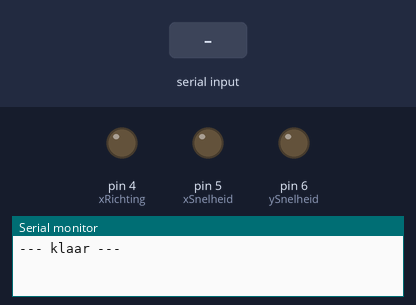
A sketch run on a simulated Arduino Uno, built with avr-gcc and run on an emulated ATmega328P. On the bench: output pins drawn as LEDs (lit = HIGH), the last lines printed to the serial monitor. Inputs (shaded band) come from the test bench.

Above: at 1.2 s.
1.3 s: "c" received over Serial
At 2.36 s:
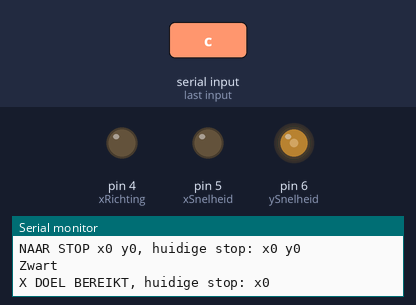
3.9 s: "l90\n" received over Serial
At 4.4 s:
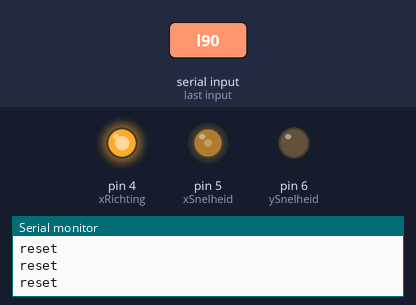
5.4 s: "r90\n" received over Serial
At 6.6 s:
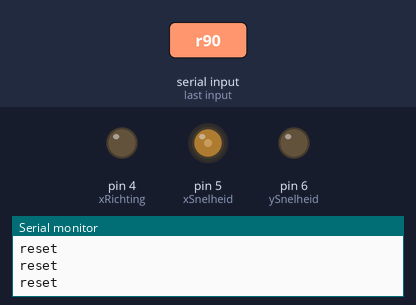
6.9 s: "u90\n" received over Serial
At 7.9 s:
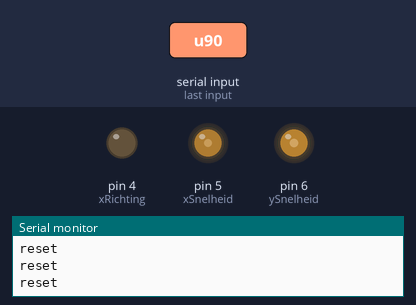
8.4 s: "d90\n" received over Serial
At 9.0 s:
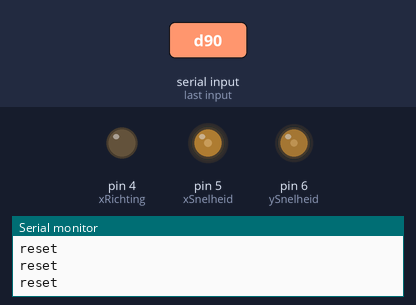
9.9 s: "l,45\n" received over Serial
At 11.4 s:
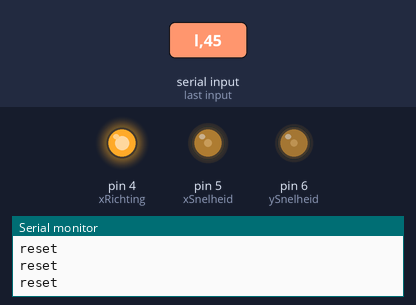
Timing chart, 0 to 12.4 s (numbered marks = the images above; inputs shaded):
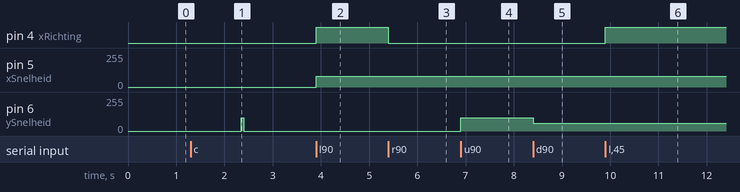

The sketch:

Pick_v1.3.ino
```cpp
#include <SoftwareSerial.h>
char str[10];
SoftwareSerial mySerial(10, 11); // RX, TX

int xSnelheid = 5;
int xRichting = 4;
int xMaxSnelheid = 80;
int xSensor = A0;

boolean xDoelBereikt = false;
boolean xZwart = false;
int xDoelStop = -1; // -1 betekent not set.
int xHuidigeStop = 0;
int xIncomming;

int ySnelheid = 6;
int yRichting = 7;
int ySensor = A1;

boolean yDoelBereikt = false;
boolean yZwart = false;
int yDoelStop = -1; // -1 betekent not set.
int yHuidigeStop = 0;
int yIncomming;

char incommingCommandChar = 'n';
// n = not set
// u = up
// d = down
// l = left
// r = right
// p = push
// q = pull
// c = coordinate (cxy)
// z = reset

void setup() {
  Serial.begin(9600);
  mySerial.begin(9600);

  pinMode(xRichting, OUTPUT);

  Serial.println("--- klaar ---");
}

void loop() {
  if (Serial.available() > 0) {

    incommingCommandChar = Serial.read();

    if (incommingCommandChar == 'l' || incommingCommandChar == 'r' || incommingCommandChar == 's' || incommingCommandChar == 'u' || incommingCommandChar == 'd') { // handmatig besturen
      translate(incommingCommandChar);
      Serial.print("HANDMATIG, invoer: ");
      Serial.println(incommingCommandChar);
      incommingCommandChar = 'n';
    }
    else if (incommingCommandChar == 'p') { // handmatig pushen
      Serial.print("HANDMATIG, invoer: ");
      Serial.println(incommingCommandChar);
      push();
      incommingCommandChar = 'n';
    }
    else if (incommingCommandChar == 'c') { // automatisch op basis van coordinaten
      Serial.print("\nAUTOMATISCH, invoer: ");
      Serial.println(incommingCommandChar);

      checkForIncomingCoordinate();

      if (xIncomming >= 0 && xIncomming < 5 && yIncomming >= 0 && yIncomming < 5) {
        xDoelStop = xIncomming;
        xDoelBereikt = false;
        yDoelStop = yIncomming;
        yDoelBereikt = false;

        Serial.print("NAAR STOP x");
        Serial.print(xDoelStop);
        Serial.print(" y");
        Serial.print(yDoelStop);

        Serial.print(", huidige stop: x");
        Serial.print(xHuidigeStop);

        Serial.print(" y");
        Serial.println(yHuidigeStop);
      }
      else {
        Serial.print("buiten bereik");
      }
    }
    else if (incommingCommandChar = 'z') { // reset values
      xDoelStop = -1;
      yDoelStop = -1;
      xHuidigeStop = 0;
      yHuidigeStop = 0;
      incommingCommandChar = 'n';
      Serial.print("\nreset\n");
    }

    delay(50);
  }

  if (!xDoelBereikt) { // Go to destiny in x direction
    moveX();
  }
  else if (!yDoelBereikt) { // Go to destiny in y direction
    moveY();
  }

  if (xDoelBereikt && yDoelBereikt) { // Push als doel is bereikt.
    push();
    xDoelBereikt = false;
    yDoelBereikt = false;
  }

}

void push() { // Push once
  delay(500);
  Serial.println("PUSH");
  mySerial.print('p');
  mySerial.print('q');

}

void moveX() { // Move to DoelStop in Y direction
  if (xDoelStop != -1) {
    if (xDoelStop < xHuidigeStop) {
      translate('l');
      goLeft();
    }
    else {
      translate('r');
      goRight();
    }
  }

  if (xHuidigeStop == xDoelStop) {
    translate('s');
    xDoelBereikt = true;
    Serial.print("X DOEL BEREIKT");
    Serial.print(", huidige stop: x");
    Serial.println(xHuidigeStop);
    Serial.println();
    incommingCommandChar = 'n';
    xDoelStop = -1;
  }
}

void moveY() { // Move to DoelStop in Y direction.
  if (yDoelStop != -1) {
    if (yDoelStop < yHuidigeStop) {
      translate('d');
      goDown();
    }
    else {
      translate('u');
      goUp();
    }
  }

  if (yHuidigeStop == yDoelStop) {
    translate('s');
    yDoelBereikt = true;
    Serial.print("Y DOEL BEREIKT");
    Serial.print(", huidige stop: x");
    Serial.println(yHuidigeStop);
    Serial.println();
    incommingCommandChar = 'n';
    yDoelStop = -1;
  }
}

void goUp() { // Drive up and check for stops.
  boolean newZwart;

  if (analogRead(ySensor) > 180) {
    newZwart = true;
  }
  else {
    newZwart = false;
  }

  if (newZwart != yZwart) {
    if (newZwart == 0) {
      yHuidigeStop++;
    }
    if (newZwart) {
      Serial.println("Zwart");
      translate('u');
    }
    else {
      Serial.print("Wit");
      translate('u');
      Serial.print(" huidige stop: y");
      Serial.println(yHuidigeStop);
    }
  }
  delay(50); // Delay voor kracht omhoog.
  yZwart = newZwart;
}

void goDown() { // Drive down and check for stops.
  boolean newZwart;

  if (analogRead(ySensor) > 180) {
    newZwart = true;
  }
  else {
    newZwart = false;
  }

  if (newZwart != yZwart) {
    if (newZwart == 0) {
      yHuidigeStop--;
    }
    if (newZwart) {
      Serial.println("Zwart");
      translate('d');
    }
    else {
      Serial.print("Wit");
      translate('d');
      Serial.print(" huidige stop: y");
      Serial.println(yHuidigeStop);
    }
  }

  yZwart = newZwart;
}

void goRight() { // Drive right and check for stops.
  boolean newZwart;

  if (analogRead(xSensor) > 100) {
    newZwart = true;
  }
  else {
    newZwart = false;
  }

  if (newZwart != xZwart) {
    if (newZwart == 0) {
      xHuidigeStop++;
    }
    if (newZwart) {
      Serial.println("Zwart");
      translate('r');
    }
    else {
      Serial.print("Wit");
      translate('r');
      Serial.print(" huidige stop: x");
      Serial.println(xHuidigeStop);
    }
  }

  xZwart = newZwart;
}

void goLeft() { // Drive left and check for stops.
  boolean newZwart;

  if (analogRead(xSensor) > 100) {
    newZwart = true;
  }
  else {
    newZwart = false;
  }

  if (newZwart != xZwart) {
    if (newZwart == 0) {
      xHuidigeStop--;
    }
    if (newZwart) {
      Serial.println("Zwart");
      translate('l');
    }
    else {
      Serial.print("Wit");
      translate('l');
      Serial.print(" huidige stop: x");
      Serial.println(xHuidigeStop);
    }
  }

  xZwart = newZwart;
}

void translate(char translation) {
  switch (translation) {
      case 'l': //left
        digitalWrite(xRichting, HIGH);
        analogWrite(xSnelheid, xMaxSnelheid);
      break;
      case 'r': //right
        digitalWrite(xRichting, LOW);
        analogWrite(xSnelheid, xMaxSnelheid);
      break;
      case 'u': // up
        digitalWrite(yRichting, HIGH);
        analogWrite(ySnelheid, 100);
      break;
      case 'd': // down
        digitalWrite(yRichting, LOW);
        analogWrite(ySnelheid, 60);
      break;
      default:
        analogWrite(xSnelheid, 0);
        analogWrite(ySnelheid, 0);
      break;
    }
}


void checkForIncomingCoordinate() { //lees inkomende coordinaten
  // lees het int uit de serial buffer
  int data = Serial.parseInt();

  //splits op in X en Y coordinaten
  xIncomming = ((data/10)%10);
  yIncomming = (data%10);
}
```

Measured:
- after the input at 1.3 s, pin 6 (ySnelheid): 0/255 → 100/255 after 1.1 s, → 0/255 0.05 s later
- after the input at 3.9 s, pin 4 (xRichting): LOW → HIGH at once; pin 5 (xSnelheid): 0/255 → 80/255 at once
- after the input at 5.4 s, pin 4 (xRichting): HIGH → LOW at once
- after the input at 6.9 s, pin 6 (ySnelheid): 0/255 → 100/255 at once
- after the input at 8.4 s, pin 6 (ySnelheid): 100/255 → 60/255 at once
- after the input at 9.9 s, pin 4 (xRichting): LOW → HIGH at once
